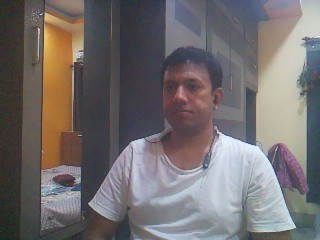
#> input picture images/visible-image.jpeg, 320 x 240 px
$ python image-registartion.py
#> lines starting #> are read from the running program, lines starting #| are printed output that depends on the picture
#> further down, imReference is the input picture: shape (240, 320, 3); mean B, G, R 109.8, 109.4, 114.7
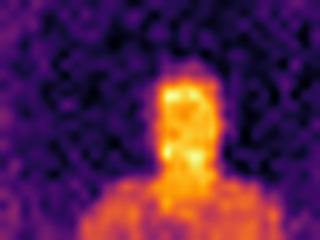
#> input picture images/thermal-image.jpeg, 320 x 240 px
#> further down, im is the input picture: shape (240, 320, 3); mean B, G, R 72.4, 34, 85.3
import cv2
import numpy as np

MAX_FEATURES = 2000
GOOD_MATCH_PERCENT = 0.2


def alignImages(im1, im2):
    # Convert images to grayscale
    im1Gray = cv2.cvtColor(im1, cv2.COLOR_BGR2GRAY)
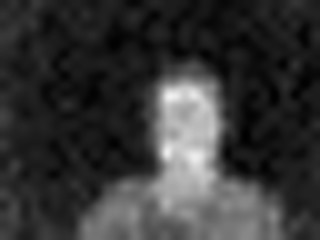
#> im1Gray: shape (240, 320); min 0, max 242, mean 53.7
    im2Gray = cv2.cvtColor(im2, cv2.COLOR_BGR2GRAY)
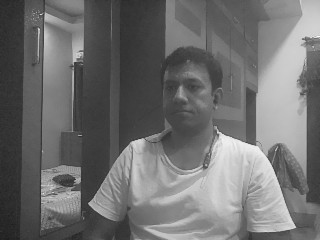
#> im2Gray: shape (240, 320); min 29, max 253, mean 111

    # Detect ORB features and compute descriptors.
    orb = cv2.ORB_create(MAX_FEATURES)
    keypoints1, descriptors1 = orb.detectAndCompute(im1Gray, None)
#> keypoints1 = 20 keypoints; strongest (x, y, size): (167, 96, 92.6), (167, 95, 77.1), (167, 152, 77.1), (166, 91, 64.3)
    keypoints2, descriptors2 = orb.detectAndCompute(im2Gray, None)
#> keypoints2 = 553 keypoints; strongest (x, y, size): (89, 204, 31), (218, 135, 31), (217, 132, 31), (75, 62, 31)

    # Match features.
    matcher = cv2.DescriptorMatcher_create(cv2.DESCRIPTOR_MATCHER_BRUTEFORCE_HAMMING)
    matches = matcher.match(descriptors1, descriptors2)
#> matches = 20 matches

    # Sort matches by score (distance between matched descriptors)
    matches = sorted(matches, key=lambda x: x.distance)

    # Remove not so good matches
    numGoodMatches = int(len(matches) * GOOD_MATCH_PERCENT)
#> numGoodMatches = 4
    matches = matches[:numGoodMatches]
#> matches = 4 matches

    # If not enough good matches, return None
    if len(matches) < 4:
        print("Not enough good matches to compute homography.")
        return None, None

    # Draw top matches
    imMatches = cv2.drawMatches(im1, keypoints1, im2, keypoints2, matches, None)
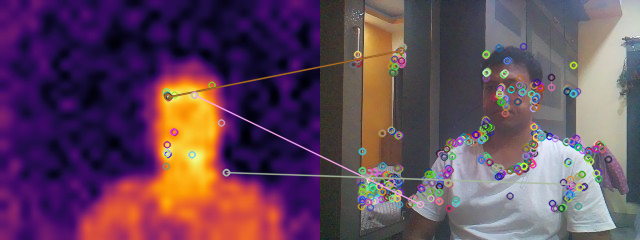
#> imMatches: shape (240, 640, 3); mean B, G, R 91.5, 72.3, 100.2
    cv2.imwrite("matches.jpg", imMatches)

    # Extract location of good matches
    points1 = np.zeros((len(matches), 2), dtype=np.float32)
#> points1 = [[0, 0], [0, 0], [0, 0], [0, 0]]
    points2 = np.zeros((len(matches), 2), dtype=np.float32)
#> points2 = [[0, 0], [0, 0], [0, 0], [0, 0]]

    for i, match in enumerate(matches):
        points1[i, :] = keypoints1[match.queryIdx].pt
        points2[i, :] = keypoints2[match.trainIdx].pt
#> this loop made 4 passes
#> after the loop, points1 = [[168.5, 96.48], [167.6, 96.77], [194.1, 94.56], [226, 172.1]]; points2 = [[80.64, 50.4], [80.64, 50.4], [100, 204], [253, 184]]

    # Find homography
    h, mask = cv2.findHomography(points1, points2, cv2.RANSAC)
#> h = [[-0.52, 0.214, 80.64], [-0.325, 0.134, 50.4], [-0.00645, 0.00265, 1]]; mask = [1, 1, 1, 1]

    # Use homography if possible
    if h is None:
        print("Homography could not be computed.")
        return None, None

    # Use homography
    height, width, channels = im2.shape
#> height = 240; width = 320; channels = 3
    im1Reg = cv2.warpPerspective(im1, h, (width, height))
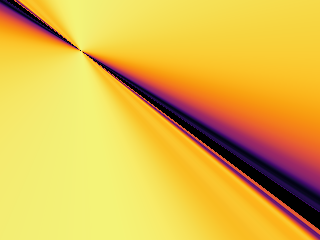
#> im1Reg: shape (240, 320, 3); mean B, G, R 73.1, 183.9, 225.1

    return im1Reg, h


if __name__ == '__main__':
    # Read reference image
    refFilename = "images/visible-image.jpeg"
    print("Reading reference image : ", refFilename)
    imReference = cv2.imread(refFilename, cv2.IMREAD_COLOR)

    # Read image to be aligned
    imFilename = "images/thermal-image.jpeg"
    print("Reading image to align : ", imFilename)
    im = cv2.imread(imFilename, cv2.IMREAD_COLOR)

    print("Aligning images ...")
    # Registered image will be restored in imReg.
    # The estimated homography will be stored in h.
    imReg, h = alignImages(im, imReference)

    if imReg is not None:
        # Write aligned image to disk.
        outFilename = "images/aligned.jpg"
        print("Saving aligned image : ", outFilename)
        cv2.imwrite(outFilename, imReg)

        # Print estimated homography
        print("Estimated homography : \n", h)
#| Estimated homography :
#|  [[-5.19741256e-01  2.14011003e-01  8.06399994e+01]
#|  [-3.24838297e-01  1.33756882e-01  5.04000015e+01]
#|  [-6.44520411e-03  2.65390631e-03  1.00000000e+00]]
    else:
        print("Image alignment failed due to insufficient matches.")
